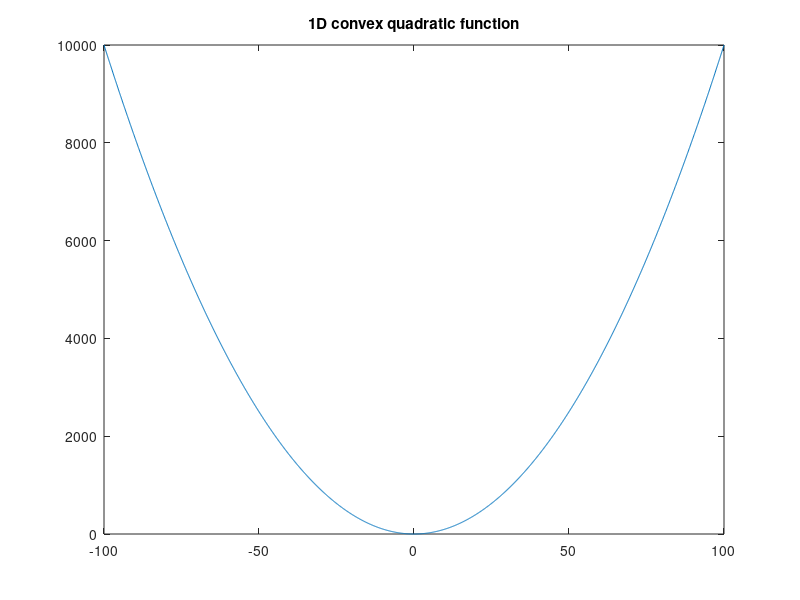
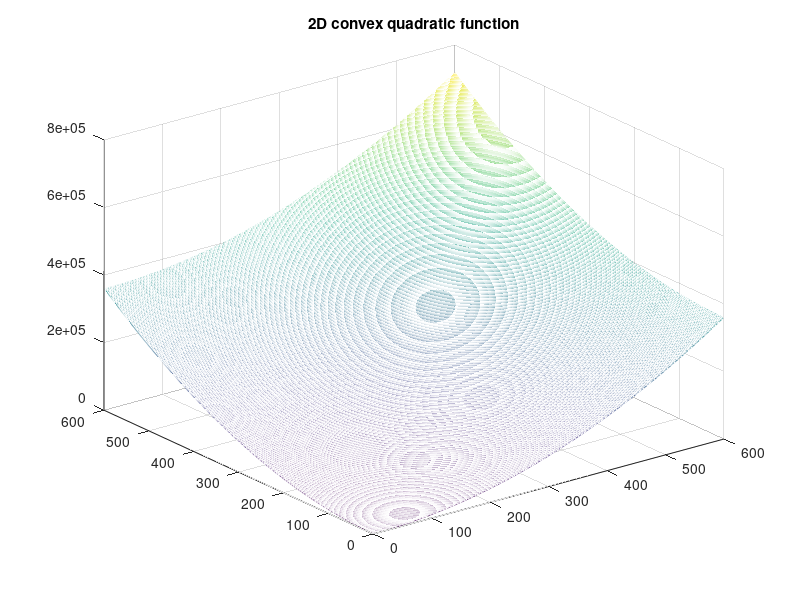

Source code (MATLAB) for these figures, in order:
clear all
close all
%% Why we should have quadratic equation y = x^2 
% simple answer: it is convex shape

%% 1D case
x = -100:0.1:100;
goal = 0;
attractive_1D = (x - goal).^2 ;

figure;
plot(x,attractive_1D);
title ('1D convex quadratic function');

%% 2D
nrows = 600;
ncols = 600;
[x, y] = meshgrid (1:ncols, 1:nrows);
goal = [1, 1]; % here x_g = goal(2), y_goal = goal(1)
attractive_2D = (x - goal(2)).^2 + (y - goal(1)).^2 ;
[min, id] = min(attractive_2D(:))
[Ymin, Xmin] = ind2sub(size(attractive_2D),id)
figure;
m = mesh (attractive_2D);
title ('2D convex quadratic function');
